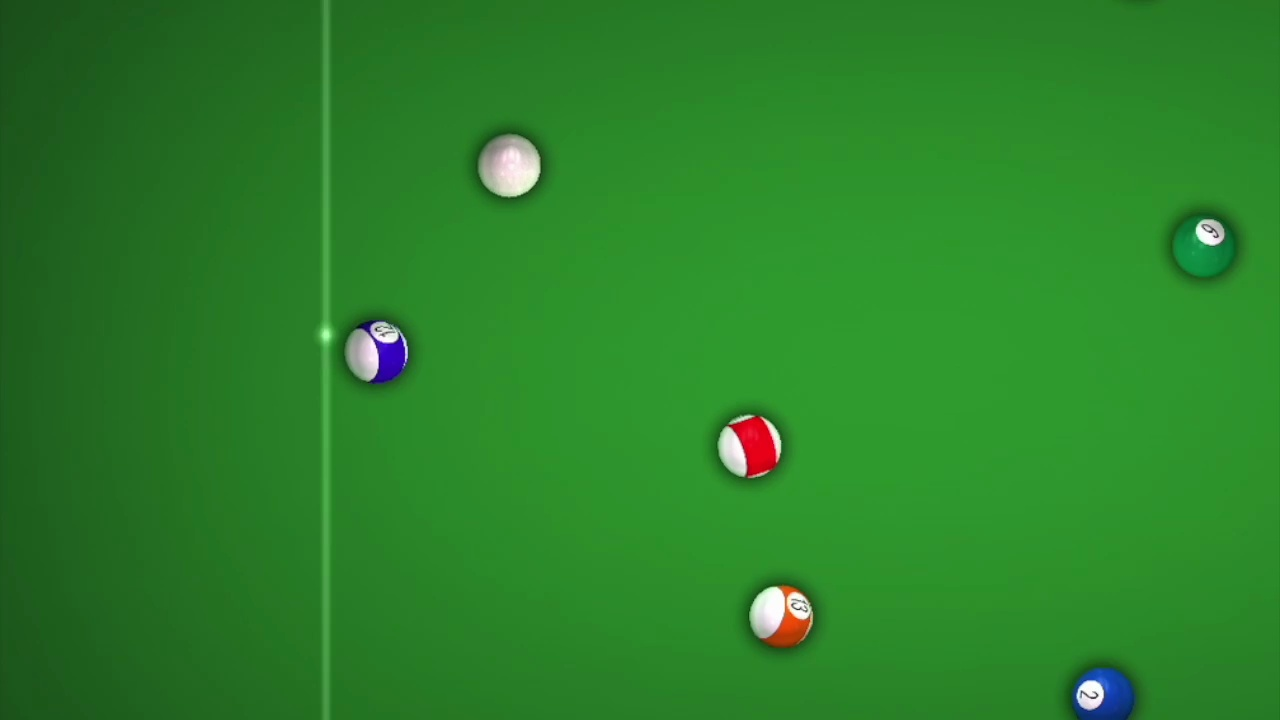
#> input picture mapping/dataset/test/frame_00062.jpg, 1280 x 720 px; its folder holds only this picture in this run
$ python -i detectobject.py   (imports and definitions only)
#> lines starting #> are read from the running program, lines starting #| are printed output that depends on the picture
import cv2
import numpy as np
from collections import defaultdict
from itertools import permutations
from scipy.spatial.distance import euclidean
import pandas as pd
import os

class DetectObject:
    def __init__(self):
        self.detectors = {
            'circle': self.detect_circles,
            'triangle': self.detect_triangles,
            'rectangle': self.detect_rectangles,
            'square': self.detect_squares
        }

    # [189 lines left out: functions transform_data, fill_and_reorder_lists, reorganize_object_coordinates, time_sequence, row_data, detect_shapes_in_image and 1 more, not called in this run]

    def detect_circles(self, image_path):
        """
        Detect circles in the image and return their centers and radii.
        """
#> called with image_path = 'dataset/test/frame_00062.jpg'
        image = cv2.imread(image_path)
#> image is the input picture: shape (720, 1280, 3); mean B, G, R 41.4, 130.9, 42.9
        gray = cv2.cvtColor(image, cv2.COLOR_BGR2GRAY)
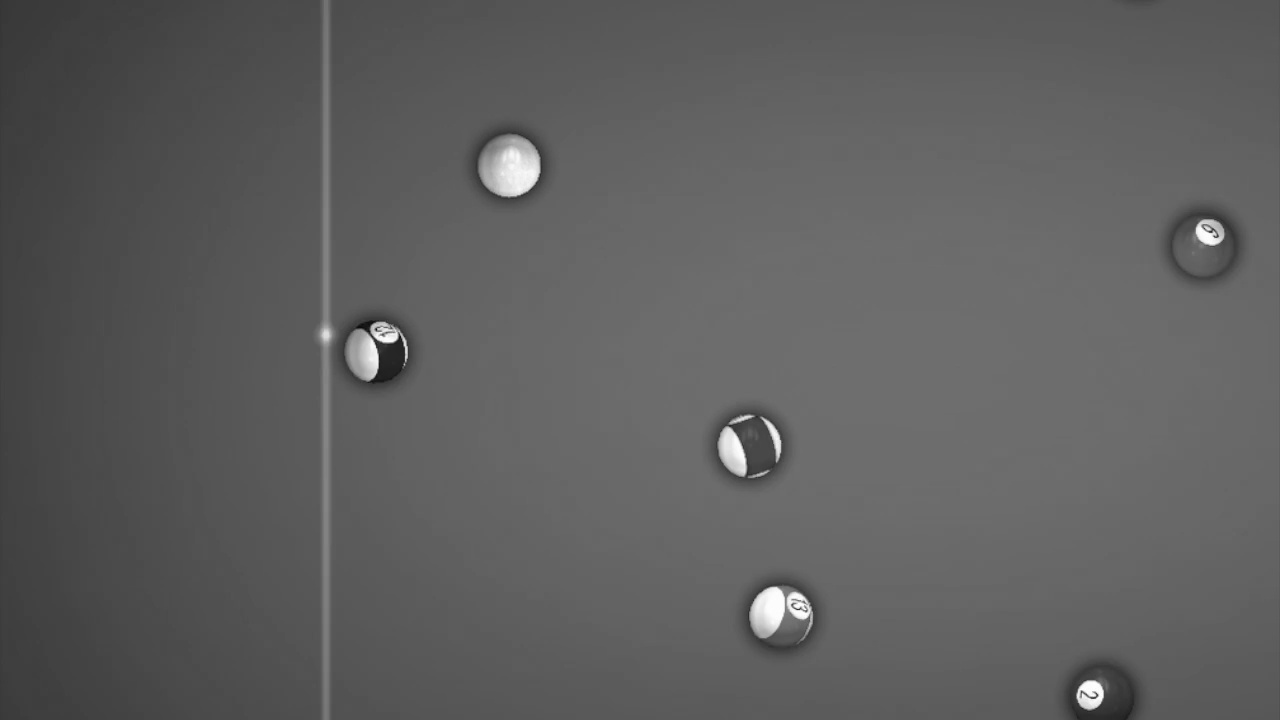
#> gray: shape (720, 1280); min 13, max 255, mean 94.3
        gray = cv2.GaussianBlur(gray, (9, 9), 2)
        circles = cv2.HoughCircles(gray, cv2.HOUGH_GRADIENT, dp=1.2, minDist=30, param1=50, param2=30, minRadius=15, maxRadius=50)
#> circles = [[749.4, 445.8, 31.2], [509.4, 166.2, 30.24], [376.2, 352.2, 30.24], [781.8, 615, 31.56], [1203, 246.6, 29.04]]

        circle_details = []
        if circles is not None:
            circles = np.round(circles[0, :]).astype("int")
#> circles = [[749, 446, 31], [509, 166, 30], [376, 352, 30], [782, 615, 32], [1203, 247, 29]]
            for (x, y, r) in circles:
                circle_details.append((x, y, r))
#> this loop made 5 passes
#> after the loop, circle_details = [(749, 446, 31), (509, 166, 30), (376, 352, 30), (782, 615, 32), (1203, 247, 29)]
        return circle_details

    def detect_squares(self, image_path):
        pass

    def detect_triangles(self, image_path):
        pass

    def detect_rectangles(self, image_path):
        pass

# 使用示例
# [27 lines not run here, left out]

>>> result = DetectObject().detect_circles('dataset/test/frame_00062.jpg')
#> result has the same summary as circle_details in detect_circles
